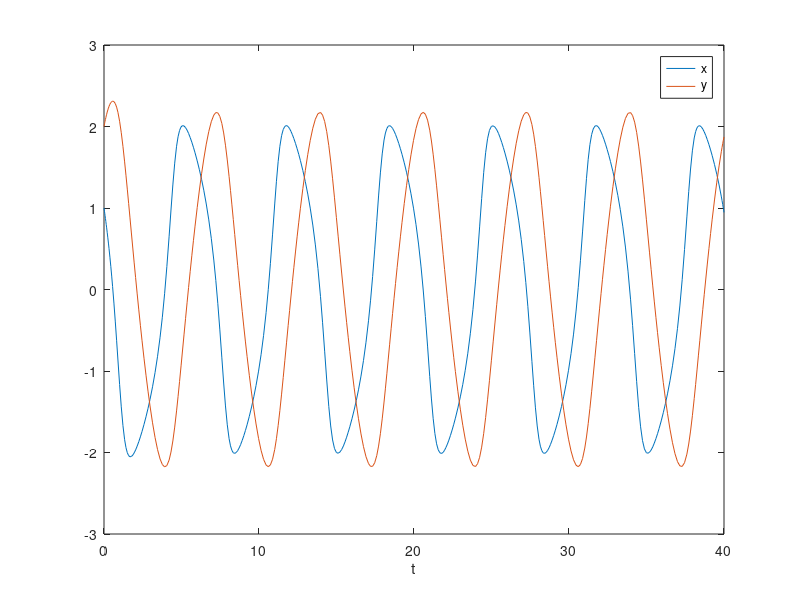
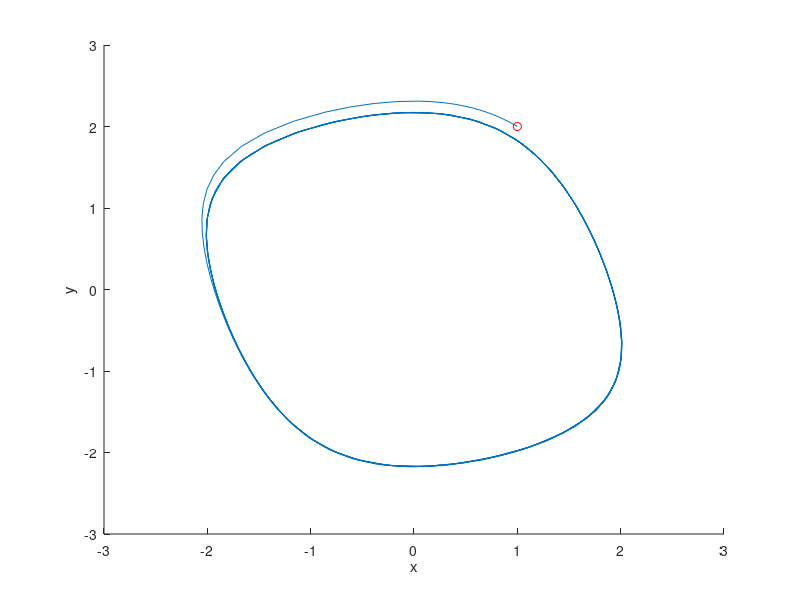

These charts were generated, in order, by the following MATLAB code:

%% solving a second order ode
% the Van der Pol oscillator
% Matlab can only solve first order ODEs, or systems of first order ODES.
% To solve a second order ODE, we must convert it by changes of variables
% to a system of first order ODES. We consider the Van der Pol oscillator
% here:
%%
% 
% $$\frac{d^2x}{dt^2} - \mu(1-x^2)\frac{dx}{dt} + x = 0$$
% 
% $\mu$ is a constant.
% If we let $y=x - x^3/3$ <http://en.wikipedia.org/wiki/Van_der_Pol_oscillator>,
% then we arrive at this set of equations:
%%
% 
% $$\frac{dx}{dt} = \mu(x-1/3x^3-y)$$
% 
%%
% 
% $$\frac{dy}{dt} = 1/\mu(x)$$
% 
% here is how we solve this set of equations. Let $\mu=1$.
function main

X0 = [1;2];
tspan = [0 40];
[t,X] = ode45(@VanderPol, tspan, X0);

x = X(:,1);
y = X(:,2);

h = figure
plot(t,x,t,y)
xlabel('t')
legend 'x' 'y'
saveas(h, 'fig1.png')

%% phase portrait
% it is common to create a phase portrait. Although the solution appears
% periodic above, here you can see a limit cycle is definitely approached
% after the initial transient behavior. We mark the starting point with a
% red circle. 
h = figure
hold on
plot(x,y)
plot(x(1),y(1),'ro') % starting point for reference
xlabel('x')
ylabel('y')
saveas(h, 'fig2.png')
%%
'done'
exit % you have to always put this here or matlab will not exit

function dXdt = VanderPol(t,X)
x = X(1);
y = X(2);
mu = 1;
dxdt = mu*(x-1/3*x^3-y);
dydt = x/mu;
dXdt = [dxdt; dydt];
